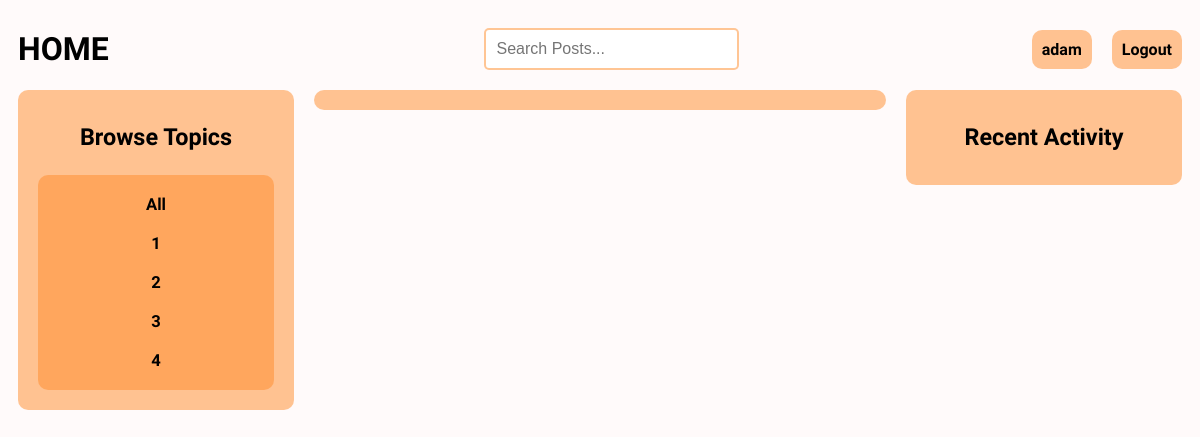
The page /profile/adam/ (signed in) on the database as committed earlier.
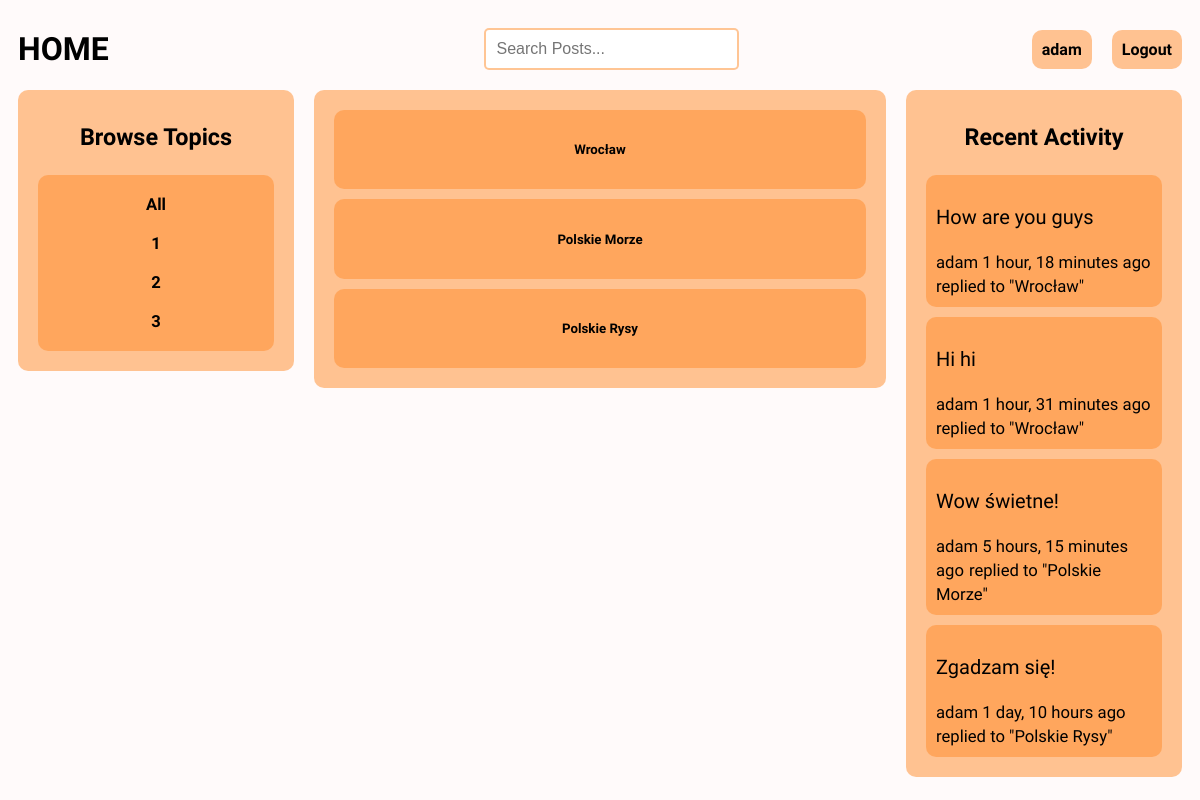
The same page on the database as committed later.
### base/models.py (models this page shows, shortened)
class Topic(models.Model):
    name = models.CharField(max_length=100)

class Post(models.Model):
    host = models.ForeignKey(User, on_delete=models.SET_NULL, null=True)
    topic = models.ForeignKey(Topic, on_delete=models.SET_NULL, null=True)
    title = models.CharField(max_length=100)
    date_created = models.DateTimeField(auto_now_add=True)
    localisation = models.CharField(max_length=100)
    description = models.TextField(null=True, blank=True)
    participants = models.ManyToManyField(User, related_name='participants', blank=True)
    rate = models.IntegerField()
    image = models.ImageField(upload_to='images/', blank=True)
    class Meta:
        ordering = ['-date_created']
    def __str__(self):
        return self.title

class Comment(models.Model):
    user = models.ForeignKey(User, on_delete=models.CASCADE)
    post = models.ForeignKey(Post, on_delete=models.CASCADE)
    body = models.TextField()
    date_created = models.DateTimeField(auto_now_add=True)
    class Meta:
        ordering = ['-date_created']
    def __str__(self):
        return self.body[0:25]

### base/views.py (the view)
# urls.py: path('profile/<str:username>/', views.profilePage, name='user_profile'),
@login_required(login_url='login')
def profilePage(request, username):
    user = get_object_or_404(User, username=username)
    posts = user.post_set.all()
    post_comments = user.comment_set.all()
    topics = Topic.objects.all()
    context = {'user': user, 'posts': posts, 'post_comments': post_comments, 'topics': topics}
    return render(request, 'base/profile.html', context)

### base/templates/base/profile.html
{% extends 'main.html' %}
{% block content %}
<div class="profile-container">
    <div>
        {% include 'base/topics_component.html' %}
    </div>
    <div>
        {% include 'base/feed_component.html' %}
    </div>
    <div>
        {% include 'base/activity_component.html' %}
    </div>
</div>
{% endblock %}

### templates/main.html (shortened to what this page needs)
<!DOCTYPE html>
{% load static %}
<html>
    <head>
        <link rel='stylesheet' type='text/css' media='screen' href="{% static 'styles/main.css' %}?v=1.0">
        <link rel='stylesheet' type='text/css' media='screen' href="{% static 'styles/form.css' %}?v=1.0">
        <link rel='stylesheet' type='text/css' media='screen' href="{% static 'styles/searchbar.css' %}?v=1.0">
        <link rel='stylesheet' type='text/css' media='screen' href="{% static 'styles/navbar.css' %}?v=1.0">
        <link rel='stylesheet' type='text/css' media='screen' href="{% static 'styles/post.css' %}?v=1.0">
    </head>
    <body>
        {% include 'navbar.html' %}
        {% block content %}
        {% endblock %}
    </body>
</html>

### templates/navbar.html
{% load static %}
<div class="navbar-container">
    <div style="display: flex; align-items: center;">
        <a href="/" style="margin-right: 20px; margin-left: 10px;">
            <h1>HOME</h1>
        </a>
    </div>
    {% include 'searchbar.html' %}
    <div class="navbar-container-right">
        {% if request.user.is_authenticated %}
        <div class="username-profile-button">
            <a href="{% url 'user_profile' user.username %}">{{ request.user.username }}</a>
        </div>
        <div class="logout-button">
            <a href="{% url 'logout' %}">Logout</a>
        </div>
        {% else %}
        <div class="login-button">
            <a href="{% url 'login' %}">Login</a>
        </div>
        {% endif %}
    </div>
</div>

### templates/searchbar.html
<div class="searchbar">
    <form method="GET" action="{% url 'home' %}">
        <input type="text" name="q" placeholder="Search Posts...">
    </form>
</div>

### base/templates/base/topics_component.html
<div class="browse-topic-container">
    <h3 class="browse-title-container">Browse Topics</h3>
    <div class="browse-topic-container-topics">
        <div>
            <h5><a href="{% url 'home' %}">All</a></h5>
        </div>
        {% for topic in topics %}
            <div class="browse-topic-name">
                <a href="{% url 'home' %}?q={{topic.name}}" class="browse-topic-name">
                    <h5>{{topic.name}}</h5>
                </a>
            </div>
        {% endfor %}
    </div>
</div>

### base/templates/base/feed_component.html (shortened to what this page needs)
<div class="feed-container">
    {% for post in posts %}
        <div class="post-feed-container" id="post_feed_container">
            <h5><a href="{% url 'post' post.id %}">{{post.title}}</a></h5>
        </div>
    {% endfor %}
</div>

### base/templates/base/activity_component.html (shortened to what this page needs)
<div class="activity-container">
    <h3>Recent Activity</h3>
    {% for comment in post_comments %}
        <div class="activity-container-comment">
            <p>{{comment}}</p>
            <small><a href="{% url 'user_profile' comment.user.username %}">{{comment.user}}</a> {{comment.date_created|timesince}} ago</small>
            <small>replied to "{{comment.post}}"</small>
        </div>
    {% endfor %}
</div>

### static/styles/main.css (style rules this page uses)
body { background-color: #FFFAFA; font-family: 'Source Sans 3', sans-serif; }
a { text-decoration: none; color: black; }
.browse-topic-container { background-color: rgba(255, 139, 43, 0.5); margin-left: 10px; margin-right: 10px; border-radius: 10px; padding: 10px; font-size: 20px; }
.browse-topic-name { display: flex; justify-content: center; text-align: center; }
.browse-topic-container h3 { text-align: center; }
.browse-topic-container h5 { text-align: center; margin: 10px; }
.browse-topic-container-topics { background-color: rgba(255, 139, 43, 0.5); margin: 10px; border-radius: 10px; padding: 10px; }
.feed-container { background-color: rgba(255, 139, 43, 0.5); margin-left: 10px; margin-right: 10px; border-radius: 10px; padding: 10px; }
.post-feed-container { background-color: rgba(255, 139, 43, 0.5); margin-left: 10px; margin-right: 10px; border-radius: 10px; padding: 10px; margin: 10px; display: flex; flex-direction: column; align-items: center; }
.activity-container { background-color: rgba(255, 139, 43, 0.5); margin-right: 10px; margin-left: 10px; border-radius: 10px; padding: 10px; font-size: 20px; }
.activity-container h3 { text-align: center; }
.activity-container a { text-align: center; }
.activity-container-comment { background-color: rgba(255, 139, 43, 0.5); margin: 10px; border-radius: 10px; padding: 10px; }
.profile-container { display: grid; grid-template-columns: 1fr 2fr 1fr; }

### static/styles/searchbar.css (style rules this page uses)
.searchbar { display: flex; justify-content: center; align-items: center; margin: 20px 0; }
.searchbar input[type="text"] { width: 100%; padding: 10px; border: 2px solid rgba(255, 139, 43, 0.5); border-radius: 5px; font-size: 16px; transition: background-color 0.3s, border-color 0.3s; }

### static/styles/navbar.css (style rules this page uses)
.navbar-container { display: grid; grid-template-columns: 1fr 3fr 1fr; align-items: center; }
.navbar-container-right { display: flex; align-items: right; margin-left: auto; }
.login-button, .logout-button, .username-profile-button { background-color: rgba(255, 139, 43, 0.5); display: flex; justify-content: space-between; align-items: left; border-radius: 10px; padding: 10px; margin-left: 10px; margin-right: 10px; font-weight: bold; }
.login-button a, .logout-button a, .username-profile-button a { width: 100%; height: 100%; }

Rows that differ between the two databases and show on the page:
removed Topic: name "4"
added Post: title "Wrocław"
added Post: title "Polskie Morze"
added Post: title "Polskie Rysy"
added Comment: body "How are you guys", user "adam", date_created "1 hour, 18 minutes", post "Wrocław"
added Comment: body "Hi hi", user "adam", date_created "1 hour, 31 minutes", post "Wrocław"
added Comment: body "Wow świetne!", user "adam", date_created "5 hours, 15 minutes", post "Polskie Morze"
added Comment: body "Zgadzam się!", user "adam", date_created "1 day, 10 hours", post "Polskie Rysy"
